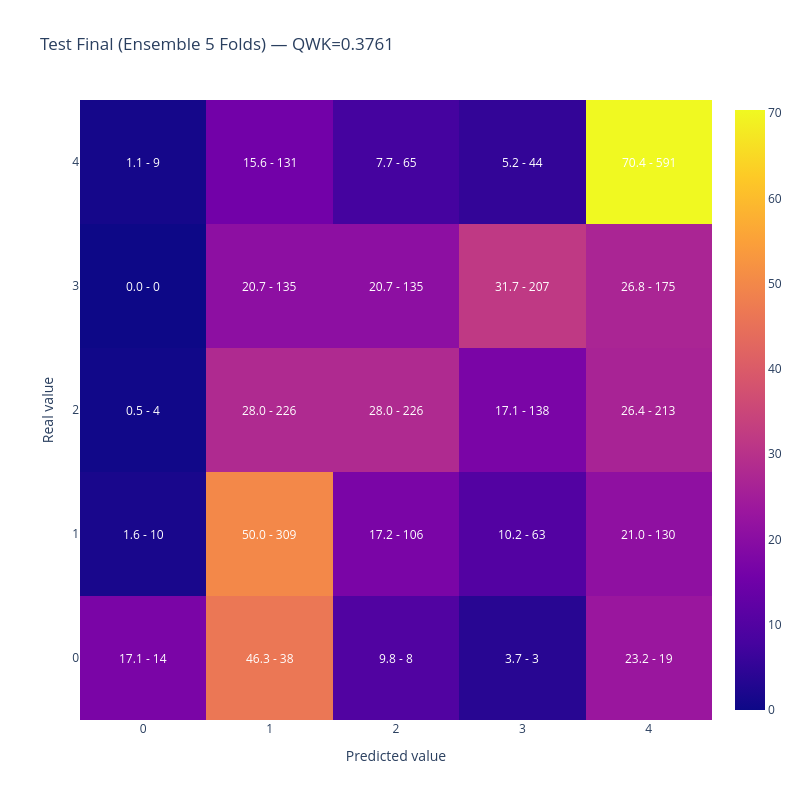

Notebook code cell kept with this figure:
### Code cell
# ── Comparación contra Baseline ────────────────────────────────────────────
metrics_test = pd.DataFrame({
    'Métrica'      : ['QWK', 'Macro F1', 'Accuracy', 'Balanced Accuracy'],
    'Baseline_Test': [qwk_baseline_test, f1_baseline_test, acc_baseline_test, bacc_baseline_test],
    'FE_Test'      : [qwk_final_test, f1_final_test, acc_final_test, bacc_final_test],
    'Δ_Test'       : [qwk_final_test  - qwk_baseline_test,
                      f1_final_test   - f1_baseline_test,
                      acc_final_test  - acc_baseline_test,
                      bacc_final_test - bacc_baseline_test],
})

if USE_META_TRAIN:
    metrics_test['Baseline_Meta'] = [qwk_baseline_meta, f1_baseline_meta, acc_baseline_meta, bacc_baseline_meta]
    metrics_test['FE_Meta']       = [qwk_final_meta, f1_final_meta, acc_final_meta, bacc_final_meta]
    metrics_test['Δ_Meta']        = [qwk_final_meta  - qwk_baseline_meta,
                                      f1_final_meta   - f1_baseline_meta,
                                      acc_final_meta  - acc_baseline_meta,
                                      bacc_final_meta - bacc_baseline_meta]

display(metrics_test.round(4))

plot_confusion_matrix(
    y_test, y_pred_test,
    title=f'Test Final (Ensemble {N_FOLDS} Folds) — QWK={qwk_final_test:.4f}',
).show()

if USE_META_TRAIN:
    plot_confusion_matrix(
        y_meta, y_pred_meta,
        title=f'Meta-Train (Ensemble {N_FOLDS} Folds) — QWK={qwk_final_meta:.4f}',
    ).show()

### Figure 1 — Plotly figure (JSON) as saved in the notebook; plotly's stock layout.template omitted (floating-point values rounded to 4 significant figures)
{"data": [{"type": "heatmap", "x": [0, 1, 2, 3, 4], "y": [0, 1, 2, 3, 4], "z": [[17.07, 46.34, 9.756, 3.659, 23.17], [1.618, 50.0, 17.15, 10.19, 21.04], [0.4957, 28.0, 28.0, 17.1, 26.39], [0.0, 20.71, 20.71, 31.75, 26.84], [1.071, 15.6, 7.738, 5.238, 70.36]]}], "layout": {"annotations": [{"font": {"color": "white"}, "showarrow": false, "text": "17.1 - 14", "x": 0, "xref": "x", "y": 0, "yref": "y"}, {"font": {"color": "white"}, "showarrow": false, "text": "46.3 - 38", "x": 1, "xref": "x", "y": 0, "yref": "y"}, {"font": {"color": "white"}, "showarrow": false, "text": "9.8 - 8", "x": 2, "xref": "x", "y": 0, "yref": "y"}, {"font": {"color": "white"}, "showarrow": false, "text": "3.7 - 3", "x": 3, "xref": "x", "y": 0, "yref": "y"}, {"font": {"color": "white"}, "showarrow": false, "text": "23.2 - 19", "x": 4, "xref": "x", "y": 0, "yref": "y"}, {"font": {"color": "white"}, "showarrow": false, "text": "1.6 - 10", "x": 0, "xref": "x", "y": 1, "yref": "y"}, {"font": {"color": "white"}, "showarrow": false, "text": "50.0 - 309", "x": 1, "xref": "x", "y": 1, "yref": "y"}, {"font": {"color": "white"}, "showarrow": false, "text": "17.2 - 106", "x": 2, "xref": "x", "y": 1, "yref": "y"}, {"font": {"color": "white"}, "showarrow": false, "text": "10.2 - 63", "x": 3, "xref": "x", "y": 1, "yref": "y"}, {"font": {"color": "white"}, "showarrow": false, "text": "21.0 - 130", "x": 4, "xref": "x", "y": 1, "yref": "y"}, {"font": {"color": "white"}, "showarrow": false, "text": "0.5 - 4", "x": 0, "xref": "x", "y": 2, "yref": "y"}, {"font": {"color": "white"}, "showarrow": false, "text": "28.0 - 226", "x": 1, "xref": "x", "y": 2, "yref": "y"}, {"font": {"color": "white"}, "showarrow": false, "text": "28.0 - 226", "x": 2, "xref": "x", "y": 2, "yref": "y"}, {"font": {"color": "white"}, "showarrow": false, "text": "17.1 - 138", "x": 3, "xref": "x", "y": 2, "yref": "y"}, {"font": {"color": "white"}, "showarrow": false, "text": "26.4 - 213", "x": 4, "xref": "x", "y": 2, "yref": "y"}, {"font": {"color": "white"}, "showarrow": false, "text": "0.0 - 0", "x": 0, "xref": "x", "y": 3, "yref": "y"}, {"font": {"color": "white"}, "showarrow": false, "text": "20.7 - 135", "x": 1, "xref": "x", "y": 3, "yref": "y"}, {"font": {"color": "white"}, "showarrow": false, "text": "20.7 - 135", "x": 2, "xref": "x", "y": 3, "yref": "y"}, {"font": {"color": "white"}, "showarrow": false, "text": "31.7 - 207", "x": 3, "xref": "x", "y": 3, "yref": "y"}, {"font": {"color": "white"}, "showarrow": false, "text": "26.8 - 175", "x": 4, "xref": "x", "y": 3, "yref": "y"}, {"font": {"color": "white"}, "showarrow": false, "text": "1.1 - 9", "x": 0, "xref": "x", "y": 4, "yref": "y"}, {"font": {"color": "white"}, "showarrow": false, "text": "15.6 - 131", "x": 1, "xref": "x", "y": 4, "yref": "y"}, {"font": {"color": "white"}, "showarrow": false, "text": "7.7 - 65", "x": 2, "xref": "x", "y": 4, "yref": "y"}, {"font": {"color": "white"}, "showarrow": false, "text": "5.2 - 44", "x": 3, "xref": "x", "y": 4, "yref": "y"}, {"font": {"color": "white"}, "showarrow": false, "text": "70.4 - 591", "x": 4, "xref": "x", "y": 4, "yref": "y"}], "height": 800, "title": {"text": "Test Final (Ensemble 5 Folds) — QWK=0.3761"}, "width": 800, "xaxis": {"title": {"text": "Predicted value"}}, "yaxis": {"title": {"text": "Real value"}}}}
